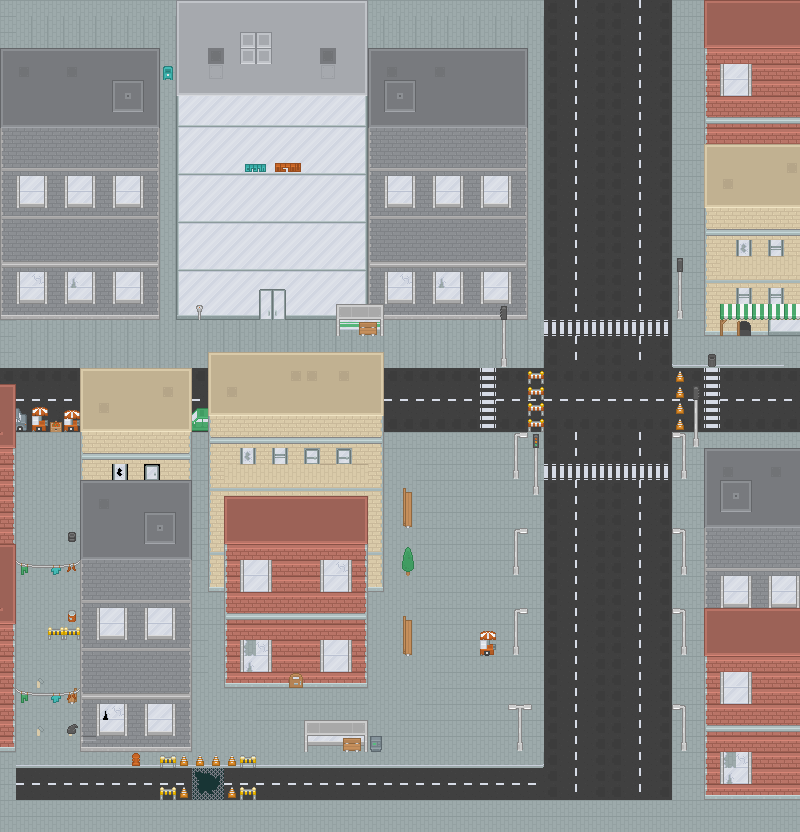

The image is a tile-based game level rendered from a .tmx file. Its description and source (layers, tilesets, objects; grid data summarised) follow:
An orthogonal 50x52 tile map with 16x16 px tiles, 4 tile layers (Floor, Walls, Dashable, props), 2 tilesets.

<map version="1.4" tiledversion="1.4.2" orientation="orthogonal" renderorder="right-down" width="50" height="52" tilewidth="16" tileheight="16" infinite="0" nextlayerid="5" nextobjectid="1">
 <tileset firstgid="1" source="roguelikeCity_magenta.tsx" />
 <tileset firstgid="1037" source="factory_tileset.tsx" />
 <layer id="1" name="Floor" width="50" height="52">
  <data>[2600 cells, 2440 non-empty, 17 distinct tile ids]</data>
 </layer>
 <layer id="2" name="Walls" width="50" height="52">
  <data>[2600 cells, 1334 non-empty, 144 distinct tile ids]</data>
 </layer>
 <layer id="4" name="Dashable" width="50" height="52">
  <data>[2600 cells, 4 non-empty, 4 distinct tile ids]</data>
 </layer>
 <layer id="3" name="props" width="50" height="52">
  <data>[2600 cells, 150 non-empty, 49 distinct tile ids]</data>
 </layer>
</map>
